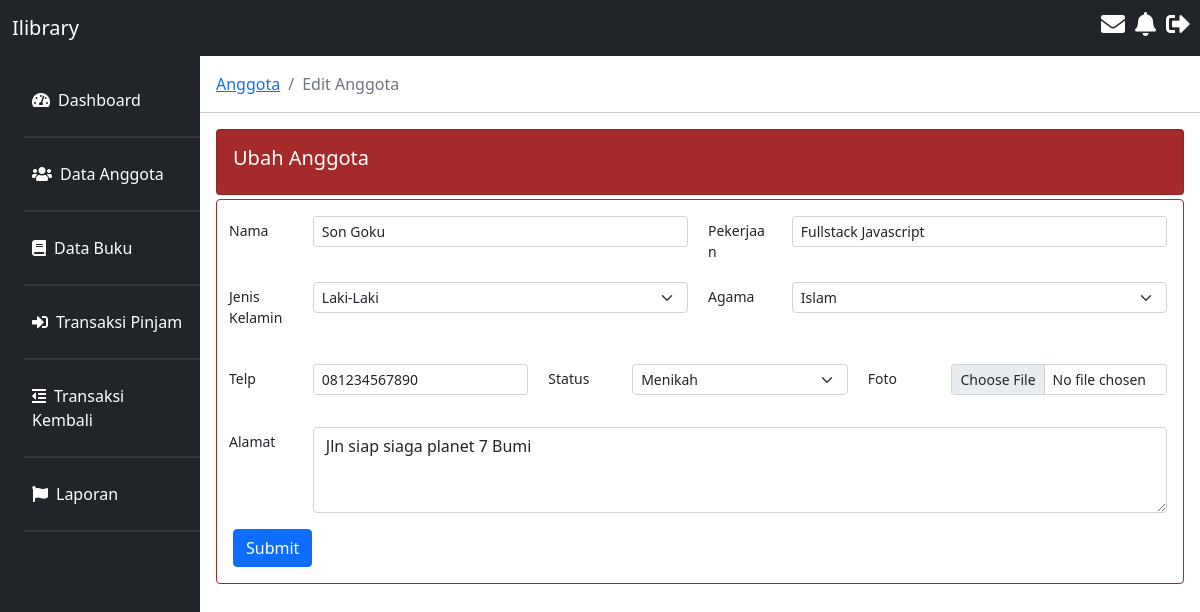
Screenshot of /anggota/form_edit.php?id=1 with the database file from the repository.
### tables this page shows
CREATE TABLE `anggota` (
  `id` int(11) NOT NULL,
  `nama` varchar(50) NOT NULL,
  `jk` varchar(20) NOT NULL,
  `agama` varchar(20) NOT NULL,
  `hp` varchar(20) NOT NULL,
  `status` varchar(20) NOT NULL,
  `foto` varchar(50) NOT NULL,
  `alamat` text NOT NULL,
  `pekerjaan` varchar(255) NOT NULL
);

### anggota/form_edit.php (the view, shortened to what this page needs)
<!doctype html>
<html lang="en">
  <head>
    <link href="https://cdn.jsdelivr.net/npm/bootstrap@5.0.2/dist/css/bootstrap.min.css" rel="stylesheet">
    <link rel="stylesheet" href="../style/style.css">
    <link rel="stylesheet" href="https://pro.fontawesome.com/releases/v5.10.0/css/all.css"/>
  </head>
  <body>
    <nav class="navbar navbar-expand-lg navbar-dark text-white bg-dark fixed-top">
        <div class="container-fluid">
            <a class="navbar-brand" href="#">Ilibrary</a>
        </div>
            <h4 class="icon-navbar"><i class="fas fa-envelope" data-bs-toggle="tooltip" title="inbox"></i></h4>
            <h4 class="icon-navbar"><i class="fas fa-bell" data-bs-toggle="tooltip" title="notifications"></i></h4>
            <h4 class="icon-navbar"><i class="fas fa-sign-out-alt" data-bs-toggle="tooltip" title="sign out"></i></h4>
    </nav>
    <div class="row g-0 mt-5 content">
        <div class="col-md-2 bg-dark mt-2 pr-3 pt-4">
            <ul class="nav flex-column ms-3 mb-3">
                <li class="nav-item">
                  <a class="nav-link active text-white" aria-current="page" href="../home/index.php">
                    <i class="fas fa-tachometer-alt me-2"></i>Dashboard
                  </a>
                  <hr class="bg-secondary ms-2" size="4px">
                </li>
                <li class="nav-item">
                  <a class="nav-link text-white" href="data_anggota.php">
                    <i class="fas fa-users me-2"></i>Data Anggota
                  </a>
                  <hr class="bg-secondary ms-2" size="4px">
                </li>
                <li class="nav-item">
                  <a class="nav-link text-white" href="data_buku.php">
                    <i class="fas fa-book me-2"></i>Data Buku
                  </a>
                  <hr class="bg-secondary ms-2" size="4px">
                </li>
                <li class="nav-item">
                    <a class="nav-link text-white" href="../transaksi/data_transaksi_pinjam.php">
                    <i class="fas fa-sign-in-alt me-2"></i>Transaksi Pinjam
                    </a>
                    <hr class="bg-secondary ms-2" size="4px">
                </li>
                <li class="nav-item">
                    <a class="nav-link text-white" href="../transaksi/data_transaksi_kembali.php">
                    <i class="fas fa-outdent me-2"></i>Transaksi Kembali
                    </a>
                    <hr class="bg-secondary ms-2" size="4px">
                </li>
                <li class="nav-item">
                    <a class="nav-link text-white" href="../transaksi/laporan.php">
                    <i class="fas fa-flag me-2"></i>Laporan
                    </a>
                    <hr class="bg-secondary ms-2" size="4px">
                </li>
            </ul>
        </div>
        <div class="col-md-10 mt-4">
            <nav aria-label="breadcrumb">
                <ol class="breadcrumb ms-3">
                <li class="breadcrumb-item"><a href="data_Anggota.php">Anggota</a></li>
                <li class="breadcrumb-item active" aria-current="page">Edit Anggota</li>
                </ol>
            </nav>
            <hr width="100%">
            <div class="row g-0 ms-3 me-3">
                <div class="card text-white" style="background-color: brown;">
                    <div class="card-body g-0">
                        <div class="row g-0">
                            <div class="col-md-10 g-0">
                                <h5>Ubah Anggota</h5>
                            </div>
                        </div>
                    </div>
                </div>
            </div>
            <div class="row g-0 ms-3 me-3 mt-1">
                <div class="card" style="border-color: brown;">
                    <div class="card-body">
                    <?php
                    include '../koneksi/koneksi.php';
                    $id = $_GET['id'];
                    $data = mysqli_query($koneksi,"select * from anggota where id='$id'");
                    while($d = mysqli_fetch_array($data)){
                    ?>
                        <form action="edit_aksi.php" method="POST">
                            <div class="row mb-3">
                                <div class="col-md-6">
                                    <div class="row">
                                        <label for="exampleFormControlInput1" class="col-sm-2 col-form-label form-control-sm">Nama</label>
                                        <div class="col-sm-10">
                                            <input type="text" class="form-control form-control-sm input-edit" name="nama" id="exampleFormControlInput1" value="<?php echo $d['nama']; ?>">
                                        </div>
                                    </div>
                                </div>
                                <div class="col-md-6">
                                    <div class="row">
                                        <label for="exampleFormControlInput1" class="col-sm-2 col-form-label form-control-sm">Pekerjaan</label>
                                        <div class="col-sm-10">
                                            <input type="text" class="form-control form-control-sm input-edit" name="pekerjaan" id="exampleFormControlInput1" value="<?php echo $d['pekerjaan']; ?>">
                                        </div>
                                    </div>
                                </div>
                            </div>
                            <div class="row mb-3">
                                <div class="col-md-6">
                                    <div class="row mb-3">
                                        <label for="exampleFormControlInput1" class="col-sm-2 col-form-label form-control-sm">Jenis Kelamin</label>
                                        <div class="col-sm-10">
                                            <select class="form-select form-select-sm input-edit" name="jk" aria-label="Default select example">
                                                <option value="Laki-Laki" <?php echo $d['jk'] === 'Laki-Laki' ? 'selected' : '' ?>>Laki-Laki</option>
                                            </select>
                                        </div>
                                    </div>
                                </div>
                                <div class="col-md-6">
                                    <div class="row mb-3">
                                        <label for="exampleFormControlInput1" class="col-sm-2 col-form-label form-control-sm">Agama</label>
                                        <div class="col-sm-10">
                                            <select class="form-select form-select-sm input-edit" name="agama" aria-label="Default select example">
                                                <option value="islam" <?php echo $d['agama'] === 'islam' ? 'selected' : '' ?>>Islam</option>
                                            </select>
                                        </div>
                                    </div>
                                </div>
                            </div>
                            <div class="row mb-3">
                                <div class="col-md-4">
                                    <div class="row mb-3">
                                        <label for="exampleFormControlInput1" class="col-sm-3 col-form-label form-control-sm">Telp</label>
                                        <div class="col-sm-9">
                                            <input type="text" name="hp" class="form-control form-control-sm input-edit" id="exampleFormControlInput1" value="<?php echo $d['hp']; ?>">
                                        </div>
                                    </div>
                                </div>
                                <div class="col-md-4">
                                    <div class="row mb-3">
                                        <label for="exampleFormControlInput1" class="col-sm-3 col-form-label form-control-sm input-edit">Status</label>
                                        <div class="col-sm-9">
                                            <select class="form-select form-select-sm" name="status" aria-label="Default select example">
                                                <option value="menikah" <?php echo $d['status'] === 'menikah' ? 'selected' : '' ?>>Menikah</option>
                                            </select>
                                        </div>
                                    </div>
                                </div>
                                <div class="col-md-4">
                                    <div class="row mb-3">
                                        <label for="formFile" class="col-sm-3 col-form-label form-control-sm">Foto</label>
                                        <div class="col-md-9">
                                            <input class="form-control form-control-sm input-edit" name="foto" type="file" id="formFile" value="<?php echo $d['foto']; ?>"></input>
                                        </div>
                                    </div>
                                </div>
                            </div>
                            <div class="row mb-3">
                                <label for="exampleFormControlTextarea1" class="col-sm-1 col-form-label form-control-sm" >Alamat</label>
                                <div class="col-sm-11">
                                    <textarea class="form-control input-edit" name="alamat" id="exampleFormControlTextarea1" rows="3"><?php echo $d['alamat']; ?></textarea>
                                </div>
                            </div>
                            <button type="submit" class="btn btn-primary">Submit</button>
                        </form>
                        <?php
                            }
                        ?>
                    </div>
                </div>
            </div>
        </div>
    </div>
  </body>
</html>

### style/style.css (style rules this page uses)
.icon-navbar { margin-right: 10px; }
.content { min-height: 100vh; }

### rows the page displays
anggota: nama "Son Goku", pekerjaan "Fullstack Javascript", jk "Laki-Laki", agama "Islam", hp "081234567890", status "Menikah", alamat "Jln siap siaga planet 7 Bumi"
